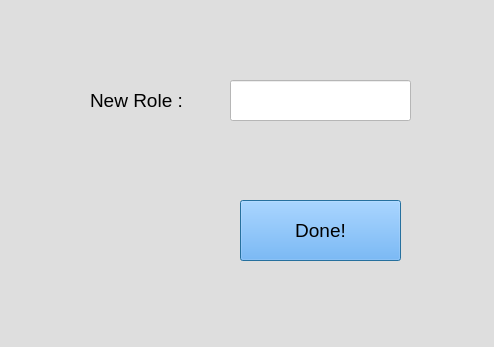
<?xml version="1.0" encoding="UTF-8"?>
<ui version="4.0">
 <class>memberrolewindow</class>
 <widget class="QDialog" name="memberrolewindow">
  <property name="geometry">
   <rect>
    <x>0</x>
    <y>0</y>
    <width>494</width>
    <height>347</height>
   </rect>
  </property>
  <property name="windowTitle">
   <string>Dialog</string>
  </property>
  <property name="styleSheet">
   <string notr="true">background-color: rgb(222, 222, 222);</string>
  </property>
  <widget class="QLabel" name="label">
   <property name="geometry">
    <rect>
     <x>90</x>
     <y>80</y>
     <width>101</width>
     <height>41</height>
    </rect>
   </property>
   <property name="font">
    <font>
     <pointsize>14</pointsize>
    </font>
   </property>
   <property name="styleSheet">
    <string notr="true">color: rgb(0, 0, 0);</string>
   </property>
   <property name="text">
    <string>New Role :</string>
   </property>
  </widget>
  <widget class="QLineEdit" name="lineEdit">
   <property name="geometry">
    <rect>
     <x>230</x>
     <y>80</y>
     <width>181</width>
     <height>41</height>
    </rect>
   </property>
   <property name="font">
    <font>
     <pointsize>14</pointsize>
    </font>
   </property>
   <property name="styleSheet">
    <string notr="true">background-color: rgb(255, 255, 255);
color: rgb(0, 0, 0);</string>
   </property>
  </widget>
  <widget class="QPushButton" name="pushButton">
   <property name="geometry">
    <rect>
     <x>240</x>
     <y>200</y>
     <width>161</width>
     <height>61</height>
    </rect>
   </property>
   <property name="font">
    <font>
     <pointsize>14</pointsize>
    </font>
   </property>
   <property name="cursor">
    <cursorShape>PointingHandCursor</cursorShape>
   </property>
   <property name="styleSheet">
    <string notr="true">background-color: rgb(85, 170, 255);
color: rgb(0, 0, 0);</string>
   </property>
   <property name="text">
    <string>Done!</string>
   </property>
  </widget>
  <widget class="QLabel" name="error">
   <property name="geometry">
    <rect>
     <x>210</x>
     <y>130</y>
     <width>221</width>
     <height>31</height>
    </rect>
   </property>
   <property name="font">
    <font>
     <pointsize>12</pointsize>
    </font>
   </property>
   <property name="styleSheet">
    <string notr="true">color: rgb(255, 0, 0);</string>
   </property>
   <property name="text">
    <string/>
   </property>
   <property name="alignment">
    <set>Qt::AlignCenter</set>
   </property>
  </widget>
 </widget>
 <resources/>
 <connections/>
</ui>
